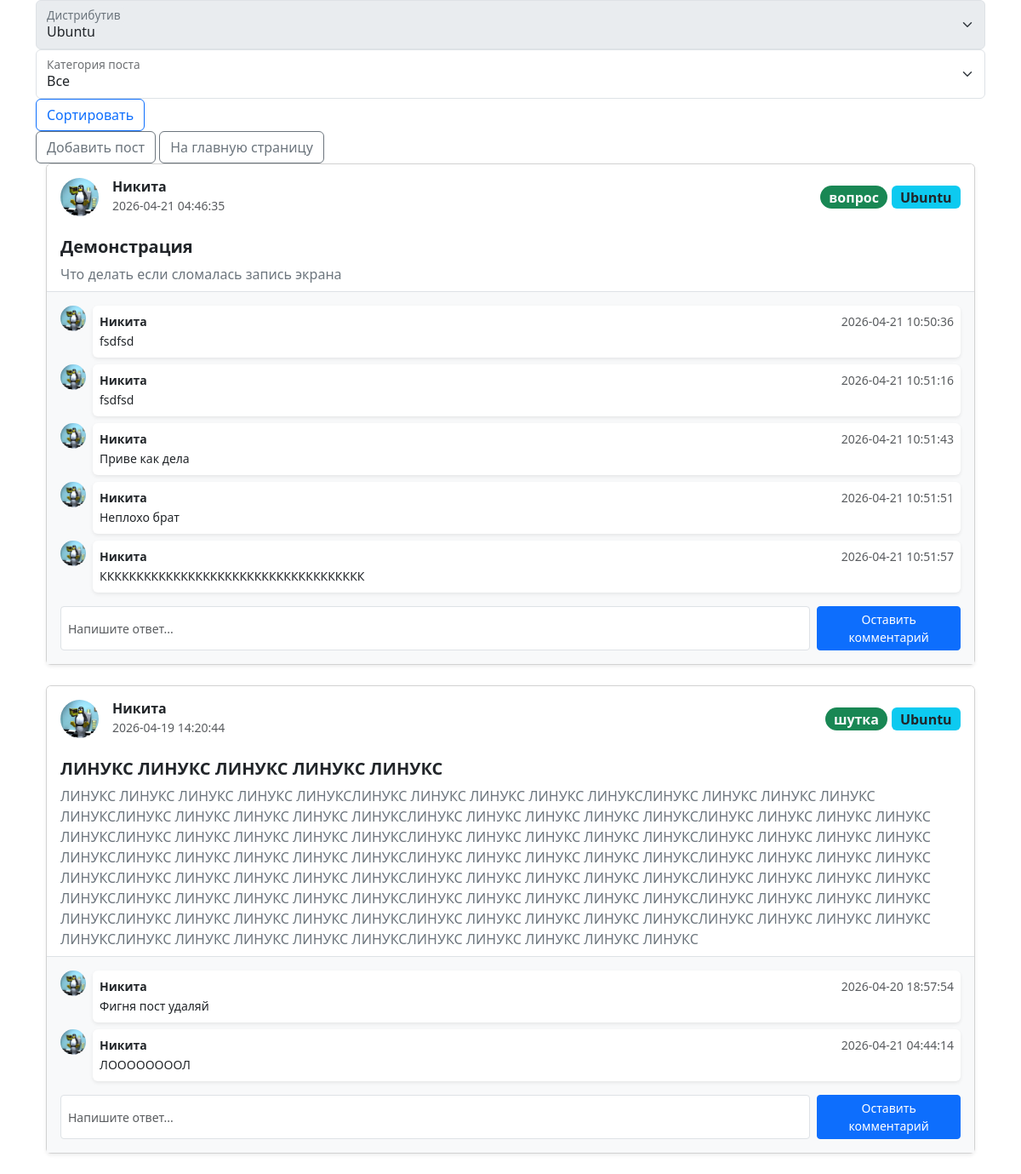
Page /controller/forum.php?id=3 (signed in) on the committed database.
### tables this page shows
CREATE TABLE `posts` (
  `id` int(11) NOT NULL AUTO_INCREMENT,
  `user_id` int(11) DEFAULT NULL,
  `title` varchar(255) DEFAULT NULL,
  `content` text DEFAULT NULL,
  `distribution_id` int(11) NOT NULL,
  `category_id` int(11) NOT NULL,
  `post_created_at` timestamp NULL DEFAULT current_timestamp(),
  PRIMARY KEY (`id`),
  KEY `fk_distribution_type_key` (`distribution_id`),
  KEY `fk_category_key` (`category_id`),
  KEY `fk_user_id` (`user_id`),
  CONSTRAINT `fk_category_key` FOREIGN KEY (`category_id`) REFERENCES `post_categories` (`id`),
  CONSTRAINT `fk_distribution_type_key` FOREIGN KEY (`distribution_id`) REFERENCES `linux_distributions` (`id`),
  CONSTRAINT `fk_user_id` FOREIGN KEY (`user_id`) REFERENCES `users` (`id`)
);

CREATE TABLE `users` (
  `id` int(11) NOT NULL AUTO_INCREMENT,
  `display_name` varchar(255) DEFAULT NULL COMMENT 'Отображаемое имя пользователя которое не должно быть уникальным',
  `username` varchar(500) NOT NULL,
  `password` varchar(2048) DEFAULT NULL,
  `email` varchar(500) DEFAULT NULL,
  `avatar_path` varchar(500) DEFAULT NULL,
  `carma` int(11) DEFAULT 100 COMMENT 'Репутация пользователя, представляет из себя целое число  и по умолчанию у каждого пользователя 100 кармы. Чем ниже - тем хуже человек',
  `user_role_id` int(11) DEFAULT 1,
  `account_created` timestamp NULL DEFAULT current_timestamp(),
  `account_deleted` timestamp NULL DEFAULT NULL,
  PRIMARY KEY (`id`),
  UNIQUE KEY `username` (`username`),
  KEY `fk_user_type` (`user_role_id`),
  CONSTRAINT `fk_user_type` FOREIGN KEY (`user_role_id`) REFERENCES `user_privileges` (`id`)
);

CREATE TABLE `post_categories` (
  `id` int(11) NOT NULL AUTO_INCREMENT,
  `name` varchar(255) NOT NULL COMMENT 'Категория поста. Помощь / Вопрос / Полезные практики и так далее',
  PRIMARY KEY (`id`)
);

CREATE TABLE `linux_distributions` (
  `id` int(11) NOT NULL AUTO_INCREMENT,
  `name` varchar(255) NOT NULL,
  `posts_count` int(10) unsigned NOT NULL COMMENT 'Количество постов которые относятся к конкретному дистрибутиву',
  `description` text DEFAULT NULL,
  `official_wiki_url` text DEFAULT NULL,
  `icon_name` varchar(255) DEFAULT NULL,
  PRIMARY KEY (`id`)
);

CREATE TABLE `comments` (
  `id` int(10) unsigned NOT NULL AUTO_INCREMENT,
  `post_id` int(11) NOT NULL,
  `user_id` int(11) NOT NULL,
  `content` mediumtext DEFAULT NULL,
  `votes` int(11) NOT NULL DEFAULT 0,
  `comment_created_at` timestamp NOT NULL DEFAULT current_timestamp(),
  PRIMARY KEY (`id`),
  KEY `fk_comment_user_id` (`user_id`),
  KEY `fk_comment_post_id` (`post_id`),
  CONSTRAINT `fk_comment_post_id` FOREIGN KEY (`post_id`) REFERENCES `posts` (`id`) ON DELETE CASCADE,
  CONSTRAINT `fk_comment_user_id` FOREIGN KEY (`user_id`) REFERENCES `users` (`id`) ON DELETE CASCADE
);

### controller/forum.php (called while the page is built, shortened)
<?php
require '../config.php';
require '../model/main.php';
if (empty($_GET['id'])) {
    $posts = getAllPosts($pdo);
} else {
    if (!empty($_POST['category_sort']) && $_POST['category_sort'] >= 0) {
        $posts = getPostsByCategoryAndDistribution($pdo, $_POST['category_sort'], $_GET['id']);
    } else {
        $posts = getPostsByDistribution($pdo, $_GET['id']);
    }
}
$distros = getAllLinuxDistributions($pdo);
$comments = getCommentaryByDistribution($pdo, $_GET['id']);
include '../view/main_forum.php';

### model/main.php (called while the page is built, shortened)
<?php
function getAllLinuxDistributions($pdo) {
    $sql = "SELECT * FROM linux_distributions";
    $distros = $pdo->query($sql)->fetchAll();
    return $distros;
}
function getPostsByDistribution($pdo, $id) {
    $sql = "
        SELECT
            u.username,
            u.display_name AS user_display_name,
            u.avatar_path AS user_avatar,
            u.id AS user_id,
            d.name AS distro_name,
            p.post_created_at,
            p.title,
            p.content,
            p.id AS post_id,
            c.name AS category
        FROM posts p
                 JOIN users u ON p.user_id = u.id
                 JOIN linux_distributions d ON p.distribution_id = d.id
                 JOIN post_categories c ON p.category_id = c.id
        WHERE p.distribution_id = :id
        ORDER BY p.post_created_at DESC;
    ";
    $stmt = $pdo->prepare($sql);
    $stmt->execute([':id' => $id]);
    return $stmt->fetchAll(PDO::FETCH_ASSOC);
}
function getCommentaryByDistribution($pdo, $post_id) {
    $sql = "
        SELECT
    users.avatar_path,
    users.id AS user_id,
    posts.id AS post_id,
    users.display_name,
    comments.comment_created_at,
    comments.content
FROM users JOIN comments ON users.id = comments.user_id
JOIN posts ON comments.post_id = posts.id WHERE posts.distribution_id = :id;
    ";
    $stmt = $pdo->prepare($sql);
    $stmt->execute([':id' => $post_id]);
    return $stmt->fetchAll(PDO::FETCH_ASSOC);
}

### view/templates/user_post_template.php (the view, shortened to what this page needs)
<div class="card shadow-sm mb-4 mx-auto">
    <div class="card-header bg-white border-0 d-flex align-items-center justify-content-between py-3">
        <div class="d-flex align-items-center">
            <a href="/" class="me-0">
                <img src="<?= htmlspecialchars($post['user_avatar'] ?? '../storage/default_avatar.webp') ?>" class="rounded-circle me-3" alt="Avatar" width="45" height="45">
            </a>
            <div>
                <h6 class="mb-0 fw-bold"><?= htmlspecialchars($post['user_display_name'] ?? '') ?></h6>
                <small class="text-muted"><?= htmlspecialchars($post['post_created_at']) ?></small>
            </div>
        </div>
        <div>
            <span class="badge rounded-pill bg-success text-light fs-6"><?= htmlspecialchars($post['category']) ?></span>
            <span class="badge bg-info text-dark fs-6"><?= htmlspecialchars($post['distro_name']) ?></span>
        </div>
    </div>
    <div class="card-body py-2">
        <h5 class="card-title fw-bold"><?= htmlspecialchars($post['title']) ?></h5>
        <p class="card-text text-secondary"><?= htmlspecialchars($post['content']) ?></p>
    </div>
    <div class="collapse show" id="comments-<?= $post['post_id'] ?>">
        <div class="card-body border-top bg-light">
            <div class="comment-list mb-3">
                <?php
                foreach ($comments as $comment):
                    if ($comment['post_id'] == $post['post_id']):
                ?>
                <div class="d-flex mb-2">
                    <img src="../storage/default_avatar.webp" class="rounded-circle me-2" width="30" height="30">
                    <div class="bg-white p-2 rounded shadow-sm w-100">
                        <div class="d-flex justify-content-between">
                            <small class="fw-bold"><?= $comment['display_name'] ?></small>
                            <small class="text-muted"><?= $comment['comment_created_at'] ?></small>
                        </div>
                        <small class="text-dark"><?= $comment['content']?></small>
                    </div>
                </div>
                <?php endif;?>
                <?php endforeach; ?>
            </div>
            <?php if (isset($_SESSION['user_info']['user_id'])): ?>
                <form action="../controller/add_comment_to_post.php?id=<?= $_GET['id']?>" method="POST" class="d-flex gap-2">
                    <input type="text" name="content" class="form-control form-control-sm" placeholder="Напишите ответ..." required>
                    <button type="submit" class="btn btn-primary btn-sm px-3">Оставить комментарий</button>
                </form>
            <?php endif; ?>
        </div>
    </div>
</div>

### view/main_forum.php (shortened to what this page needs)
<!doctype html>
<html lang="en">
<head>
    <link href="https://cdn.jsdelivr.net/npm/bootstrap@5.3.8/dist/css/bootstrap.min.css"
          rel="stylesheet">
</head>
<body>
<div class="container">
    <div class="form-floating">
        <select class="form-select" id="floatingSelect" aria-label="Floating label select example" disabled>
            <?php foreach($distros as $dist): ?>
                <option value="<?php echo $dist['id'] ?>" <?= $dist['id'] == $_GET['id'] ? 'selected' : '' ?>>
                    <?php echo $dist['name'] ?>
                </option>
            <?php endforeach; ?>
        </select>
        <label for="floatingSelect">Дистрибутив</label>
    </div>
    <form action="../controller/forum.php?id=<?= $_GET['id'] ?>" class="form-floating" method="post">
        <select name="category_sort" class="form-select" id="floatingSelect" aria-label="Floating label select example">
            <option selected value="-1">Все</option>
        </select>
        <label for="floatingSelect">Категория поста</label>
        <button class="btn btn-outline-primary" type="submit">Сортировать</button>
    </form>
    <a href="./add_post_redirect_controller.php?id=<?= $_GET['id']?>" class="btn btn-outline-secondary">Добавить пост</a>
    <a href="../index.php" class="btn btn-outline-secondary">На главную страницу</a>
    <div class="container">
    <?php foreach($posts as $post): ?>
        <?php require 'templates/user_post_template.php' ?>
    <?php endforeach; ?>
    </div>
</div>
</body>
</html>

### rows in the picture
posts: user.display_name "Никита", post_created_at "2026-04-21 04:46:35", category.name "вопрос", distribution.name "Ubuntu", title "Демонстрация", content "Что делать если сломалась запись экрана"
comments: user.display_name "Никита", comment_created_at "2026-04-21 10:50:36", content "fsdfsd"
comments: user.display_name "Никита", comment_created_at "2026-04-21 10:51:16", content "fsdfsd"
comments: user.display_name "Никита", comment_created_at "2026-04-21 10:51:43", content "Приве как дела"
comments: user.display_name "Никита", comment_created_at "2026-04-21 10:51:51", content "Неплохо брат"
comments: user.display_name "Никита", comment_created_at "2026-04-21 10:51:57", content "КККККККККККККККККККККККККККККККККККК"
posts: user.display_name "Никита", post_created_at "2026-04-19 14:20:44", category.name "шутка", distribution.name "Ubuntu", title "ЛИНУКС ЛИНУКС ЛИНУКС ЛИНУКС ЛИНУКС", content "ЛИНУКС ЛИНУКС ЛИНУКС ЛИНУКС ЛИНУКСЛИНУКС ЛИНУКС ЛИНУКС ЛИНУКС ЛИНУКСЛИНУКС ЛИНУКС ЛИНУКС ЛИНУКС ЛИНУКСЛИНУКС ЛИНУКС ЛИНУКС ЛИНУКС ЛИНУКСЛИНУКС ЛИНУКС ЛИНУКС ЛИНУКС ЛИНУКСЛИНУКС ЛИНУКС ЛИНУКС ЛИНУКС ЛИНУКСЛИНУКС ЛИНУКС ЛИНУКС ЛИНУКС ЛИНУКСЛИНУКС ЛИНУКС ЛИНУКС ЛИНУКС ЛИНУКСЛИНУКС ЛИНУКС ЛИНУКС ЛИНУКС ЛИНУКСЛИНУКС ЛИНУКС ЛИНУКС ЛИНУКС ЛИНУКСЛИНУКС ЛИНУКС ЛИНУКС ЛИНУКС ЛИНУКСЛИНУКС ЛИНУКС ЛИНУКС ЛИНУКС ЛИНУКСЛИНУКС ЛИНУКС ЛИНУКС ЛИНУКС ЛИНУКСЛИНУКС ЛИНУКС ЛИНУКС ЛИНУКС ЛИНУКСЛИНУКС ЛИНУКС ЛИНУКС ЛИНУКС ЛИНУКСЛИНУКС ЛИНУКС ЛИНУКС ЛИНУКС ЛИНУКСЛИНУКС ЛИНУКС ЛИНУКС ЛИНУКС ЛИНУКСЛИНУКС ЛИНУКС ЛИНУКС ЛИНУКС ЛИНУКСЛИНУКС ЛИНУКС ЛИНУКС ЛИНУКС ЛИНУКСЛИНУКС ЛИНУКС ЛИНУКС ЛИНУКС ЛИНУКСЛИНУКС ЛИНУКС…"
comments: user.display_name "Никита", comment_created_at "2026-04-20 18:57:54", content "Фигня пост удаляй"
comments: user.display_name "Никита", comment_created_at "2026-04-21 04:44:14", content "ЛООООООООЛ"

### other values in the picture
form field value "Ubuntu"
